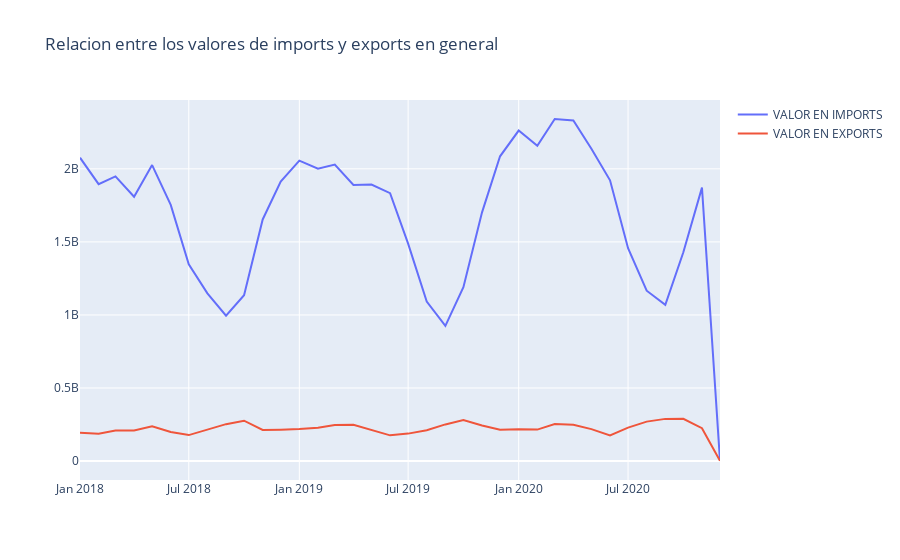

This figure's notebook cell:
### Code cell
# vamos a evr con los datos que tenemos si hay algun cambio en la relacion de importes con el precio ganado o 
# sigue mas o menos proporcional

import plotly.graph_objects as go

fig = go.Figure()
fig.add_trace(go.Scatter(x= x, y= imp_val,
                    mode='lines',
                    name='VALOR EN IMPORTS'))
fig.add_trace(go.Scatter(x= x, y= exp_val,
                    mode='lines',
                    name='VALOR EN EXPORTS'))
fig.update_layout(
    title= 'Relacion entre los valores de imports y exports en general'
)
fig.show()
# Curioso caso, cuando no importamos, exportamos, 
# no se refleja muy bien la cantidad de importaciones y exportaciones, y que si comprobamos el dataset
# vemos que esta en una medida mas o menos normalizado.

### Figure 1 — Plotly figure (JSON) as saved in the notebook; plotly's stock layout.template omitted (floating-point values rounded to 4 significant figures)
{"data": [{"mode": "lines", "name": "VALOR EN IMPORTS", "type": "scatter", "x": ["2018-1", "2018-2", "2018-3", "2018-4", "2018-5", "2018-6", "2018-7", "2018-8", "2018-9", "2018-10", "2018-11", "2018-12", "2019-1", "2019-2", "2019-3", "2019-4", "2019-5", "2019-6", "2019-7", "2019-8", "2019-9", "2019-10", "2019-11", "2019-12", "2020-1", "2020-2", "2020-3", "2020-4", "2020-5", "2020-6", "2020-7", "2020-8", "2020-9", "2020-10", "2020-11", "2020-12"], "y": [2076534644, 1895311457, 1948401196, 1808923202, 2025703564, 1752821705, 1346923800, 1147878593, 995416285, 1134724020, 1653557019, 1912094495, 2055788232, 2000549675, 2029444045, 1889563548, 1891938397, 1833556214, 1488273560, 1091917425, 924798787, 1189927502, 1701886841, 2085686487, 2261842327, 2157340351, 2341003023, 2330981255, 2137839721, 1921168340, 1456553674, 1165983207, 1069041041, 1429333709, 1871419166, 355724]}, {"mode": "lines", "name": "VALOR EN EXPORTS", "type": "scatter", "x": ["2018-1", "2018-2", "2018-3", "2018-4", "2018-5", "2018-6", "2018-7", "2018-8", "2018-9", "2018-10", "2018-11", "2018-12", "2019-1", "2019-2", "2019-3", "2019-4", "2019-5", "2019-6", "2019-7", "2019-8", "2019-9", "2019-10", "2019-11", "2019-12", "2020-1", "2020-2", "2020-3", "2020-4", "2020-5", "2020-6", "2020-7", "2020-8", "2020-9", "2020-10", "2020-11", "2020-12"], "y": [193021891, 186936141, 208725827, 208973444, 237760120, 198263586, 177708910, 213559715, 252559556, 276278846, 213342218, 214988039, 218778638, 228429094, 247350842, 248234941, 210182239, 175904229, 187808703, 210922537, 250747190, 281418489, 243220819, 213669590, 217663671, 215204418, 254045448, 248514420, 218573685, 175695562, 228623833, 269817566, 288646860, 289064597, 225038352, 1258580]}], "layout": {"title": {"text": "Relacion entre los valores de imports y exports en general"}}}
